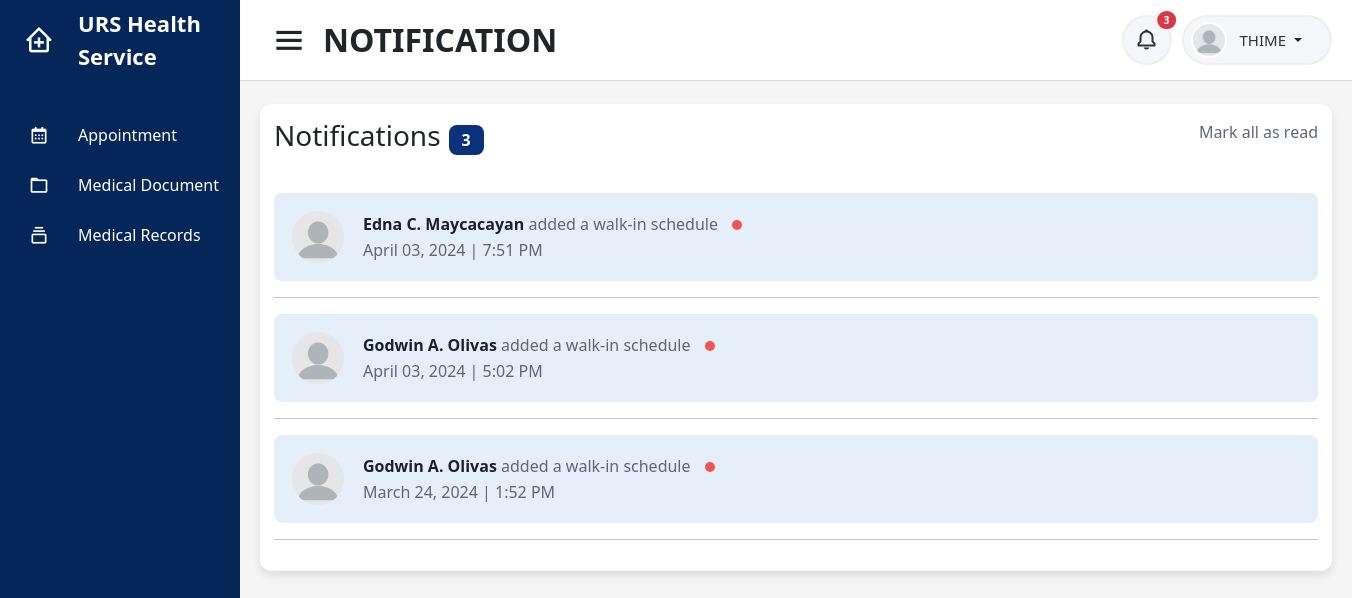
Screenshot of /users/patient/student/notification (signed in) with the database file from the repository.
### tables this page shows
CREATE TABLE `patient_image` (
  `id` int(11) NOT NULL,
  `patient_id` varchar(45) NOT NULL,
  `image` varchar(100) NOT NULL,
  `created_at` datetime NOT NULL DEFAULT current_timestamp()
);

CREATE TABLE `audit_trail` (
  `id` int(11) NOT NULL,
  `user` varchar(45) NOT NULL,
  `fullname` varchar(100) NOT NULL,
  `campus` varchar(45) NOT NULL,
  `activity` varchar(200) NOT NULL,
  `status` varchar(45) DEFAULT 'unread',
  `datetime` datetime NOT NULL DEFAULT current_timestamp()
);

CREATE TABLE `account` (
  `accountid` varchar(45) NOT NULL,
  `password` varchar(100) NOT NULL,
  `usertype` varchar(45) NOT NULL,
  `firstname` varchar(100) NOT NULL,
  `middlename` varchar(100) DEFAULT NULL,
  `lastname` varchar(100) NOT NULL,
  `email` varchar(100) NOT NULL,
  `contactno` varchar(45) NOT NULL,
  `campus` varchar(45) NOT NULL,
  `status` varchar(45) NOT NULL,
  `datetime_created` datetime NOT NULL,
  `datetime_updated` datetime NOT NULL
);

### users/patient/student/notification.php (the view, shortened to what this page needs)
<?php
include('../../../connection.php');
$userid = $_SESSION['userid'];
$name = $_SESSION['username'];
$campus = $_SESSION['campus'];
?>
<!DOCTYPE html>
<html lang="en" dir="ltr">
<head>
    <?php include('../../../includes/header.php') ?>
    <link rel="stylesheet" href="../../css/bootstrap-datepicker3.min.css" />
</head>
<body id="<?php echo $id ?>">
    <?php include('../../../includes/sidebar.php') ?>
    <section class="home-section">
        <nav>
            <div class="sidebar-button">
                <i class='bx bx-menu sidebarBtn'></i>
                <span class="dashboard">NOTIFICATION</span>
            </div>
            <div class="right-nav">
                <div class="notification-button">
                    <button type="button" class="btn btn-sm position-relative">
                        <i class='bx bx-bell'></i>
                        <?php
                        $sql = "SELECT au.id, au.user, au.campus, au.activity, au.datetime, au.status, ac.firstname, ac.middlename, ac.lastname, ac.campus
                        FROM audit_trail au INNER JOIN account ac ON ac.accountid=au.user WHERE
                        ((au.activity LIKE 'approved%' AND au.activity LIKE '%$userid')
                        OR (au.activity LIKE 'disapproved%' AND au.activity LIKE '%$userid')
                        OR (au.activity LIKE 'cancelled%' AND au.activity LIKE '%$userid')
                        OR (au.activity LIKE 'completed%' AND au.activity LIKE '%$userid')
                        OR (au.activity LIKE 'dismissed%' AND au.activity LIKE '%$userid')
                        OR (au.activity LIKE 'added%' AND au.activity LIKE '%$userid')
                        OR (au.activity LIKE 'added a walk-in schedule%' AND au.activity LIKE '%$campus')
                        OR (au.activity LIKE 'cancelled a walk-in schedule%' AND au.activity LIKE '%$campus'))
                        AND au.status = 'unread' AND au.user != '$userid'";
                        $result = mysqli_query($conn, $sql);
                        if ($row = mysqli_num_rows($result)) {
                        ?>
                            <span class="position-absolute top-0 start-100 translate-middle badge rounded-pill bg-danger" id="notifes">
                                <?= $row ?>
                            </span>
                        <?php
                        }
                        ?>
                    </button>
                </div>
                <div class="profile-details">
                    <?php
                    $image = "SELECT * FROM patient_image WHERE patient_id = '$userid'";
                    $result = mysqli_query($conn, $image);
                    $row = mysqli_fetch_assoc($result);
                    ?>
                    <div class="profile">
                        <img src="../../../images/<?php echo $row['image']; ?>">
                    </div>
                    <div class="dropdown">
                        <a class="btn dropdown-toggle" href="#" role="button" data-bs-toggle="dropdown" aria-expanded="false">
                            <span class="admin_name">
                                <?php
                                echo $name ?>
                            </span>
                        </a>
                    </div>
                </div>
            </div>
        </nav>
        <div class="home-content">
            <div class="overview-boxes">
                <div class="content">
                    <div class="row">
                        <div class="container-notification">
                            <header>
                                <div class="notif_box">
                                    <h3 class="title">Notifications</h3>
                                    <span id="notifes1"></span>
                                </div>
                                <p id="mark_all">Mark all as read</p>
                            </header>
                            <main>
                                <?php
                                $query = mysqli_query($conn, "SELECT au.id, au.user, au.campus, au.activity, au.datetime, au.status, ac.firstname, ac.middlename, ac.lastname, ac.campus
                                FROM audit_trail au INNER JOIN account ac ON ac.accountid=au.user WHERE
                                ((au.activity LIKE 'approved%' AND au.activity LIKE '%$userid')
                                OR (au.activity LIKE 'disapproved%' AND au.activity LIKE '%$userid')
                                OR (au.activity LIKE 'cancelled%' AND au.activity LIKE '%$userid')
                                OR (au.activity LIKE 'completed%' AND au.activity LIKE '%$userid')
                                OR (au.activity LIKE 'dismissed%' AND au.activity LIKE '%$userid')
                                OR (au.activity LIKE 'added%' AND au.activity LIKE '%$userid')
                                OR (au.activity LIKE 'added a walk-in schedule%' AND au.activity LIKE '%$campus')
                                OR (au.activity LIKE 'cancelled a walk-in schedule%' AND au.activity LIKE '%$campus%'))
                                AND au.status = 'unread' AND au.user != '$userid' ORDER BY au.datetime DESC");
                                if ($query) {
                                    if (mysqli_num_rows($query) > 0) {
                                        foreach ($query as $data) {
                                            if (count(explode(" ", $data['middlename'])) > 1) {
                                                $middle = explode(" ", $data['middlename']);
                                                $letter = $middle[0][0] . $middle[1][0];
                                                $middleinitial = $letter . ".";
                                            } else {
                                                $middle = $data['middlename'];
                                                if ($middle == "" or $middle == " ") {
                                                    $middleinitial = "";
                                                } else {
                                                    $middleinitial = substr($middle, 0, 1) . ".";
                                                }
                                            }
                                            if ($data['datetime'] < date("Y-m-d")) {
                                                $dt = date("F d, Y", strtotime($data['datetime'])) . " | " . date("g:i A", strtotime($data['datetime']));
                                            } else {
                                                $dt = date("g:i A", strtotime($data['datetime']));
                                            }
                                            $fullname = ucwords(strtolower($data['firstname'])) . " " . strtoupper($middleinitial) . " " . ucwords(strtolower($data['lastname']));
                                            $act1 = rtrim($data['activity'], "of $userid");
                                            $activity = rtrim($act1, "for $campus");
                                ?>
                                            <div class="notif_card <?= $data['status'] ?>">
                                                <img src="../../../images/noprofile.png" alt="avatar" />
                                                <div class="description" data-id="<?php echo $data['id']; ?>">
                                                    <p class="user_activity">
                                                        <strong><?= $fullname ?></strong> <?= $activity ?>
                                                    </p>
                                                    <p class="time"><?= $dt ?></p>
                                                </div>
                                            </div>
                                            <hr>
                                <?php
                                        }
                                    }
                                }
                                ?>
                            </main>
                        </div>
                    </div>
                </div>
            </div>
        </div>
    </section>
</body>
</html>

### rows the page displays
patient_image: image (picture)
audit_trail: user.lastname "Edna C. Maycacayan", activity "added a walk-in schedule", datetime "April 03, 2024 | 7:51 PM"
audit_trail: user.lastname "Godwin A. Olivas", activity "added a walk-in schedule", datetime "April 03, 2024 | 5:02 PM"
audit_trail: user.lastname "Godwin A. Olivas", activity "added a walk-in schedule", datetime "March 24, 2024 | 1:52 PM"

### other values shown
$row "3"
$name "THIME"
